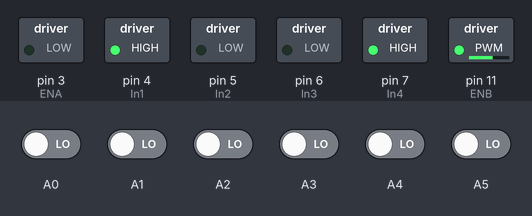
Recording of a sketch running on a simulated Arduino Uno, built with avr-gcc and run on an emulated ATmega328P. On the bench: switched loads named in the sketch (green lamp = pin HIGH). Inputs (shaded band) come from the test bench; at power-on: A0–5 LOW.

Above: at 1.2 s.
1.3 s: A0 driven HIGH
At 1.8 s:
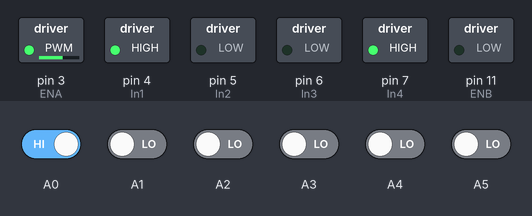
2.8 s: A1 driven HIGH
At 4.0 s:
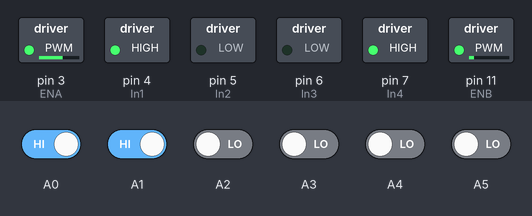
4.3 s: A0 driven LOW
At 5.3 s:
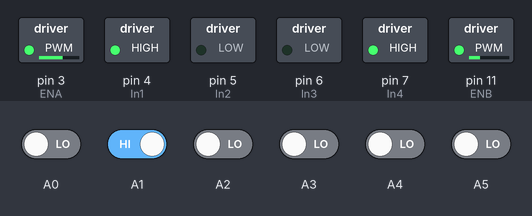
5.8 s: A2 driven HIGH
At 6.4 s:
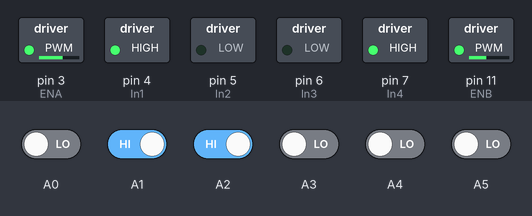
7.3 s: A1 driven LOW
At 7.6 s:
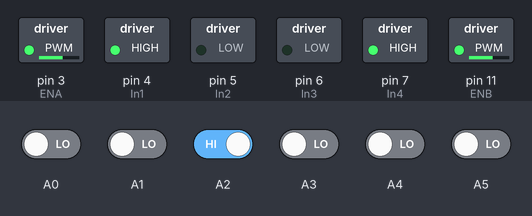
8.8 s: A2 driven LOW
At 9.9 s:
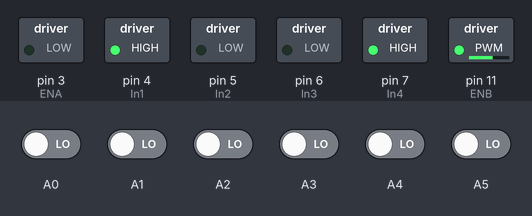
Timing chart, 0 to 11.3 s (numbered marks = the images above; inputs shaded):
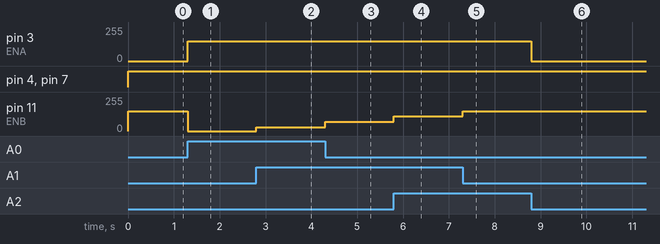

Measured:
- after the input at 1.3 s, pin 3 (ENA): 0/255 → 150/255 at once; pin 11 (ENB): 150/255 → 0/255 at once
- after the input at 2.8 s, pin 11 (ENB): 0/255 → 30/255 at once
- after the input at 4.3 s, pin 11 (ENB): 30/255 → 70/255 at once
- after the input at 5.8 s, pin 11 (ENB): 70/255 → 110/255 at once
- after the input at 7.3 s, pin 11 (ENB): 110/255 → 150/255 at once
- after the input at 8.8 s, pin 3 (ENA): 150/255 → 0/255 at once

The sketch:

Line_Following_ver1.0.ino
```cpp
/* This Source Writen by @@vvccreator*/
/*Day: 16/10/2019*/
float Kp=40,Ki=0,Kd=160;
float sai_so=0,P=0,I=0,D=0,PID_value=0;
float saiso_truoc=0;

int sensor[6]={0,0,0,0,0,0};
int gia_tri_ban_dau=150;
int PID_phai,PID_trai;
#define In1 4
#define In2 5
#define In3 6
#define In4 7
#define ENA 3
#define ENB 11
void read_sensor_values(void);
void calculate_pid(void);
void motor_control(void);
//void dung();
//void chay_thang();
void setup()
{
  pinMode(ENA,OUTPUT);
  pinMode(ENB,OUTPUT);
  pinMode(In1,OUTPUT);
  pinMode(In2,OUTPUT);
  pinMode(In3,OUTPUT);
  pinMode(In4,OUTPUT);
  Serial.begin(9600);
}
void read_sensor_values()
{
  sensor[0]=digitalRead(A0);
  sensor[1]=digitalRead(A1);
  sensor[2]=digitalRead(A2);
  sensor[3]=digitalRead(A3);
  sensor[4]=digitalRead(A4);
  sensor[5]=digitalRead(A5);

  if((sensor[0]==0)&&(sensor[1]==0)&&(sensor[2]==0)&&(sensor[4]==0)&&(sensor[4]==1))
  sai_so=4;
  else if((sensor[0]==0)&&(sensor[1]==0)&&(sensor[2]==0)&&(sensor[4]==1)&&(sensor[4]==1))
  sai_so=3;
  else if((sensor[0]==0)&&(sensor[1]==0)&&(sensor[2]==0)&&(sensor[4]==1)&&(sensor[4]==0))
  sai_so=2;
  else if((sensor[0]==0)&&(sensor[1]==0)&&(sensor[2]==1)&&(sensor[4]==1)&&(sensor[4]==0))
  sai_so=1;
  else if((sensor[0]==0)&&(sensor[1]==0)&&(sensor[2]==1)&&(sensor[4]==0)&&(sensor[4]==0))
  sai_so=0;
  else if((sensor[0]==0)&&(sensor[1]==1)&&(sensor[2]==1)&&(sensor[4]==0)&&(sensor[4]==0))
  sai_so=-1;
  else if((sensor[0]==0)&&(sensor[1]==1)&&(sensor[2]==0)&&(sensor[4]==0)&&(sensor[4]==0))
  sai_so=-2;
  else if((sensor[0]==1)&&(sensor[1]==1)&&(sensor[2]==0)&&(sensor[4]==0)&&(sensor[4]==0))
  sai_so=-3;
  else if((sensor[0]==1)&&(sensor[1]==0)&&(sensor[2]==0)&&(sensor[4]==0)&&(sensor[4]==0))
  sai_so=-4;
  else if((sensor[0]==0)&&(sensor[1]==0)&&(sensor[2]==0)&&(sensor[4]==0)&&(sensor[4]==0))
    if( sai_so==-4)   sai_so=-5;
    else   sai_so=5;

}
void calculate_pid()
{
    P = sai_so;
    I = I + sai_so;
    D = sai_so - saiso_truoc;
    PID_value = (Kp*P) + (Ki*I) + (Kd*D);
    saiso_truoc=sai_so;
}
void motor_control()
{
    digitalWrite(In1,HIGH);
    digitalWrite(In2,LOW);
    digitalWrite(In3,LOW);
    digitalWrite(In4,HIGH);
    PID_phai = gia_tri_ban_dau - PID_value;
    PID_trai = gia_tri_ban_dau + PID_value;
    PID_phai = constrain(gia_tri_ban_dau - PID_value,0,150);
    PID_trai = constrain(gia_tri_ban_dau + PID_value,0,150);
    analogWrite(ENA,PID_phai);
    analogWrite(ENB,PID_trai);
}
void loop()
{
    read_sensor_values();
    calculate_pid();
    motor_control();
}
```
